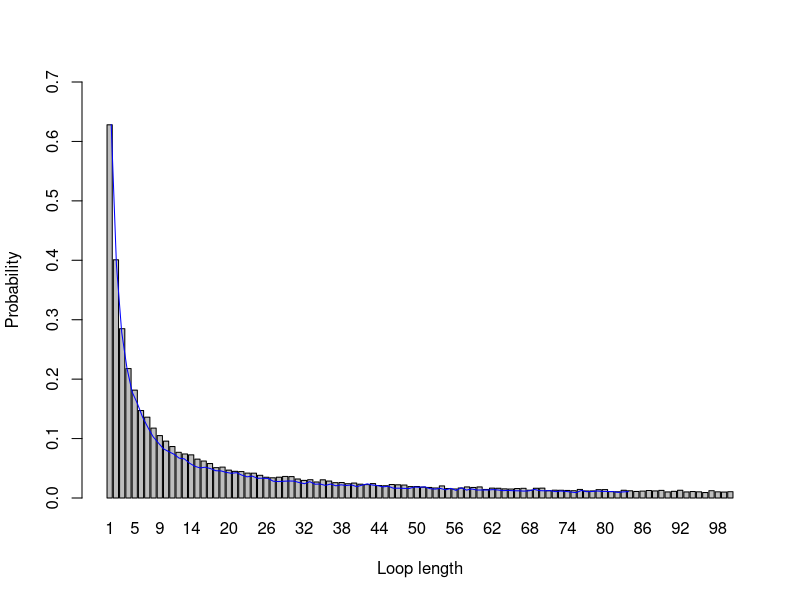

This chart was generated by the following R code:
# Group 18
# Member: Shangyun Sun(S2330859); Ziyi Gu(S2307232); Mengyao Zhang(S2049018).

# Github repo: https://github.com/SSYTOMATO/Groupwork18.git

# Shangyun Sun: wrote the function Unit, Pone and corresponding comments;
#               visualized the probability.
# Ziyi Gu: wrote part of the function dloop and corresponding comments;
#          provided all examples' codes and analysis.
# Mengyao Zhang: wrote the function Pall and part of the function dloop;
#                wrote the overview comment and comments for function Pall.
# Each of us double-checked and optimized others' codes.
# Everyone undertook roughly 1/3 of the work.

#-------------------------------------------------------------------------------

# This code tries to solve a particular problem by three different strategies,
# estimate the probability of success of each strategy by stochastic simulation
# and do some investigation of one strategy which performs surprisingly better.

# The problem: A room contains 2n boxes numbered from 1 to 2n. There are 2n
#              cards, each printed with a unique number from 1 to 2n and
#              randomly placed one in each box. 2n prisoners numbered from 1 to
#              2n need to find the card with their number on it by opening a 
#              maximum on n boxes. After each prisoner’s go, the room is set to
#              its original state and communication is not allowed. If all
#              prisoners succeed in finding their number, then they all go free.

# Strategy 1: The prisoner starts at the box with their number on it, opens it
#             and find the card with number k. If k is not their prisoner number,
#             they go to box number k, open it and repeat the process until they
#             have either found the card with their number on it, or opened n 
#             boxes without finding it.
# Strategy 2: As strategy 1, but starting from a randomly selected box.
# Strategy 3: They open n boxes at random, checking each card for their number.

#-------------------------------------------------------------------------------

# 
# a pre function
Unit <- function(n,k,first,box){
# Function unit is a pre-function for other functions later, which  is used to 
# determine whether prisoners can successful within n times.
# 
# Input: n (the maximum number that boxes can be opened)
#        k (the index of the first prisoner)
#        first (the index of the first box we chosen)
#        box (the integer simulated randomly, which represents the number on the
#        card contained in each box)
# Output: an integer which is marked as 1 when it success, otherwise marked as 0
  
  box_index <- first
  success <- 0
  for (i in 1:n){
    if (k != box[box_index]){
      box_index <- box[box_index]
    } else {
      success <- 1
      break
    }
  }
  success
}

#-------------------------------------------------------------------------------


# function Pone
Pone <- function(n,k,strategy,nreps=10000){
# Function pone is used to estimate probability of single prisoners success in  
# each strategy within nreps experiments. 
# Input: n (used to calculate the number of prisoners (2*n) and box (2*n))
#        k (the index of the first prisoner)
#        strategy (can equal to 1,2,3, represents 3 strategies respectively)
#        nreps (the amount of experiments, which is defaulted to 10000)
# Output: a float which is the probability 1 prisoner can find his or her number
  success <- 0
    
    # strategy 1
  if (strategy == 1){
    for (rep in 1:nreps){
      box <- sample(2*n,2*n)
      success <- success + Unit(n,k,k,box)
    }
  }
    
    # strategy 2
  else if (strategy == 2){
    for (rep in 1:nreps){
      box <- sample(2*n,2*n)
      first <- sample(2*n,1)
      success <- success + Unit(n,k,first,box)
    }
  }
  
    # strategy 3
  else if(strategy == 3){
    for (rep in 1:nreps){
      choice <-sample(2*n,n)
      success <- success + k %in% choice
    }
  } 
  success/nreps
}

#-------------------------------------------------------------------------------

Pall <- function(n,strategy,nreps=10000){
  
  # Estimate the probability of all prisoners finding their number
  # By stochastic simulation
  
  # Input: n (the maximum number of boxes one prisoner can open, also, 2n is
  #           the number of prisoners, boxes and cards)
  #        strategy (take values of 1, 2, 3,
  #                  corresponding to strategies stated above)
  #        nreps (the number of replicate simulations to run in order to
  #               estimate the probability, with default value 10000)
  # Output: a float which is the probability of all prisoners finding their number
  
  success_num <- 0  # the times of simulations with result of success
  
  # strategy 1
  
  if (strategy == 1){
    for (rep in 1:nreps){     # loop for every simulation
      success <- 1            # 1 represents success, 0 represents failure
      box <- sample(2*n,2*n)  # place 2n card randomly
      for (k in 1:(2*n)){     # loop for every prisoner
        success <- success * Unit(n,k,k,box)  # variable success will remain 1
                                              # if every prisoner successes, but
                                              # will be 0 if any one fails
        if (success == 0){break}  # fail, no need to continue
      }
    success_num <- success_num + success  # if success, success_num will add 1
    }
  }
  
  # strategy 2
  
  else if (strategy == 2){      # similar as the strategy 1
    for (rep in 1:nreps){
      success <- 1
      box <- sample(2*n,2*n)
      for (k in 1:(2*n)){
        first <- sample(2*n,1)  # randomly choose the first box
        success <- success * Unit(n,k,first,box)
        if (success == 0){break}
      }
      success_num <- success_num + success  
    }
  }
  
  # strategy 3

  else {
    for (rep in 1:nreps){
      success <- 1
      for (k in 1:(2*n)){
        choice <-sample(2*n,n)  # randomly choose half of boxes 
        success <- success * k %in% choice # whether the prisoner's number is in
                                           # the boxes he chooses
        if (success == 0){break}
      }
      success_num <- success_num + success
    }
  } 
  
  success_num/nreps  # success probability = (the number of simulations with
                     # result of success) / (the total number of simulations) 
}

#-------------------------------------------------------------------------------

# Example codes for n = 5 and 50 with three different strategies
# results for each n is shown in a matrix
# row i is the result of strategy i
# column 1 is individual probability and column 2 is joint success probability

matrix_n5 <- matrix(0,3,2)
for (strategy in 1:3){
  matrix_n5[strategy,1] <- Pone(5,1,strategy)
  matrix_n5[strategy,2] <- Pall(5,strategy)
}
matrix_n5

# n = 50 matrix, row-strategy, column-indi/joint
matrix_n50 <- matrix(0,3,2)
for (strategy in 1:3){
  matrix_n50[strategy,1] <- Pone(50,1,strategy)
  matrix_n50[strategy,2] <- Pall(50,strategy)
}
matrix_n50

# Remarks on the results:
# Joint success probability of strategy 2&3 are close to 0 but
# joint success probability of strategy 1 is surprisingly high
# The result is more obvious when n becomes larger.

#-------------------------------------------------------------------------------

# a new dloop function from zmy

dloop <- function(n,nreps=10000){
  
  # Function dloop is used to estimate probability of each loop length from 1
  # to 2n occurring at least once in a random shuffling of cards to boxes
  
  # Input: n (2n is used to calculate the number of boxes, loop length and 
  #           number of frequency of each loop length)
  #        nreps (the number of replicate simulations to run in order to 
  #               estimate the probability, with default value 10000)
  # Output: a 2n vector of probabilities of each loop length occurring at
  #         least once in a random shuffling of cards to boxes
  
  freq <- rep(0,2*n)
  for (reps in 1:nreps){
    u <- sample(2*n,2*n)
    u_index <- 1:(2*n)
    len_list <- c()
    while (length(u_index) != 0){
      first <- u_index[1]
      k <- first
      ring <- k
      length <- 1
      while (u[k] != first){
        k <- u[k]
        length <- length + 1
        ring <- c(ring,k)
      }
      u_index <- u_index[-which(u_index %in% ring)]
      len_list <- c(len_list,length)
    }
    freq[which(1:(2*n) %in% len_list)] <- freq[which(1:(2*n) %in% len_list)] + 1
  }
  freq/nreps
}

test <- dloop(50)
test
prob <- 1 - sum(test[51:100])
prob



# Q6
x<-seq(1,100)

barplot(dloop(50),names=x,xlab = 'Loop length',ylab = 'Probability',ylim = c(0,0.7))
lines(x,dloop(50),type="l",col="blue")
# Analysis:
# When we perform the experiment with n=50. We can see from the graph 
# that a loop of length 1 has a higher probability compared to the other lengths.
# And as the length increases, the probability decreases abruptly. 
# When the length of the loop exceeds 50, the probability tends to zero.
# This is keeping up with our rules that the maximum number of boxes 
# that can be opened is n=50, otherwise it is considered a failure. 
# Therefore the probability of success in a loop of these lengths should be 0.
